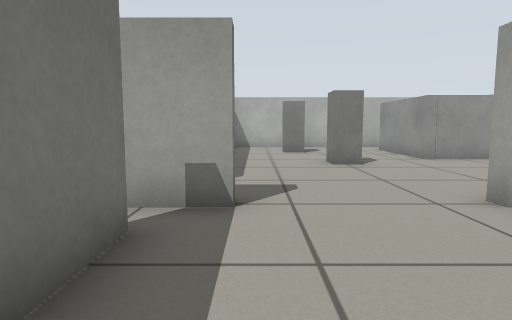
view 1 (above)

24 first-person views from a walk through a robot-simulator world made for Gazebo. The camera is 0.54 m above the floor, tilts 6° down and sees 75° across. The floor is counted in squares, 0.5 m on a side. Each view is taken from the middle of a square. On the plan, view 1 faces up. The plan holds only what a view shows up to about 13 squares ahead; the rest is blank.

view 2
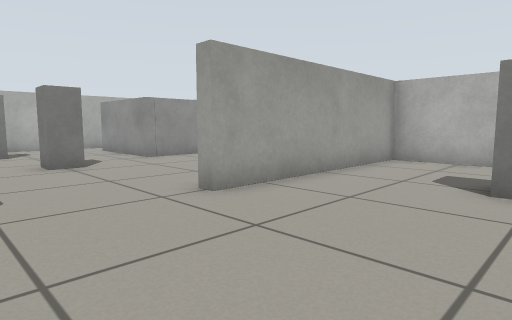

view 3
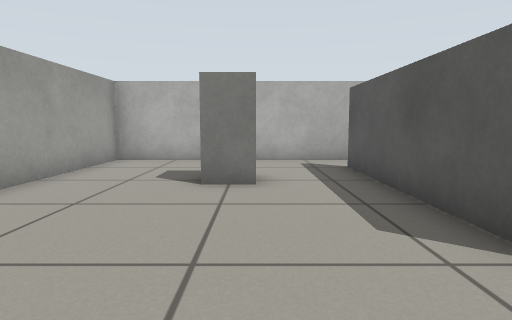

view 4
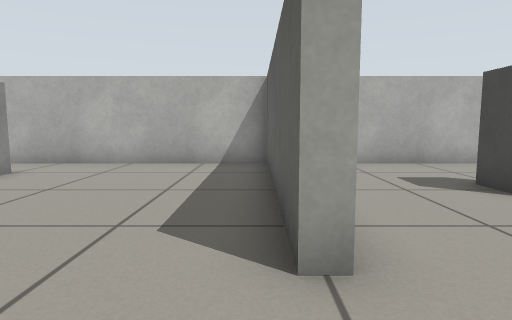

view 5
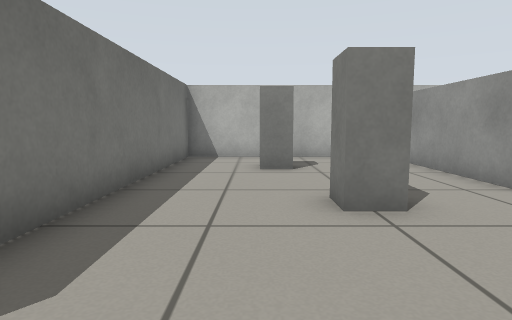

view 6
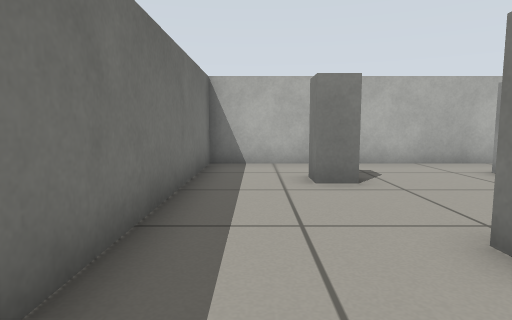

view 7
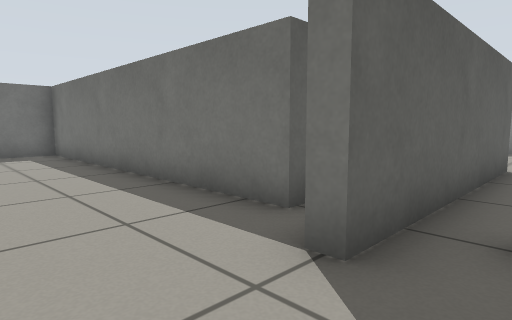

view 8
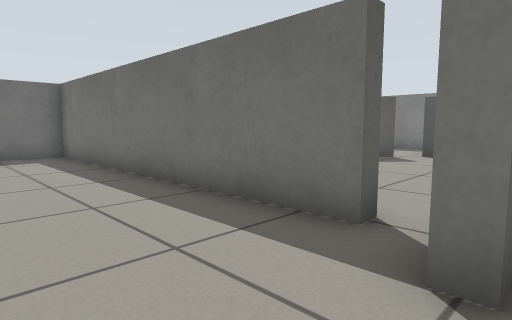

view 9
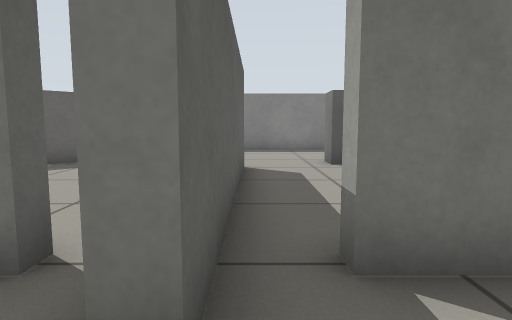

view 10
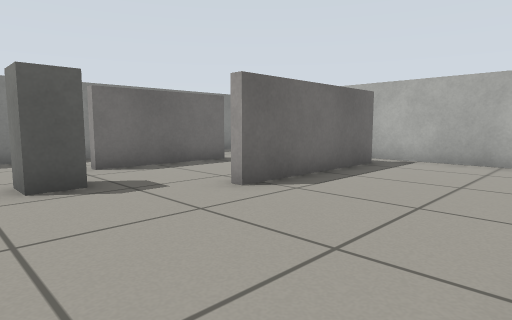

view 11
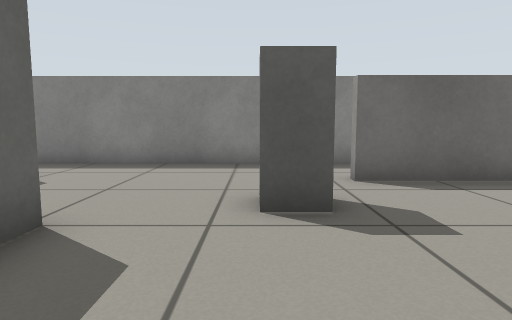

view 12
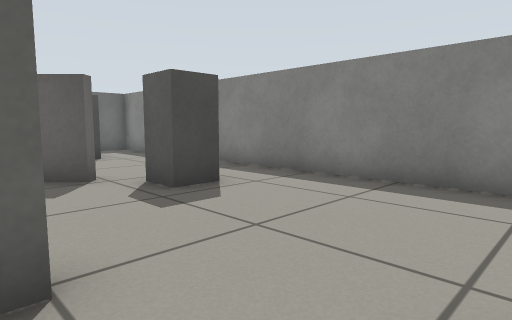

view 13
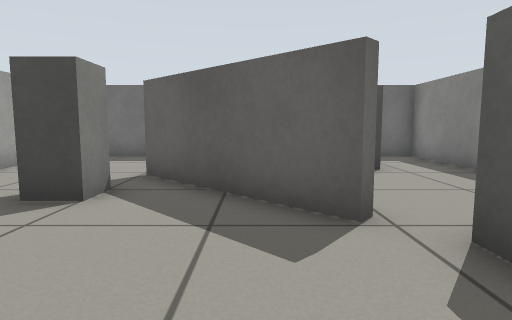

view 14
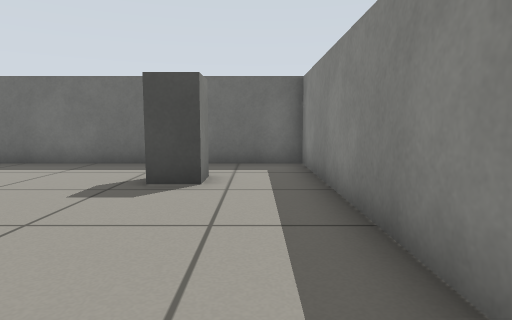

view 15
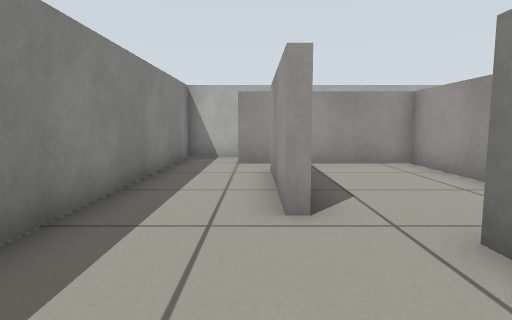

view 16
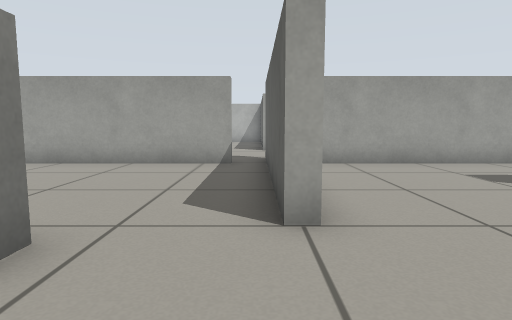

view 17
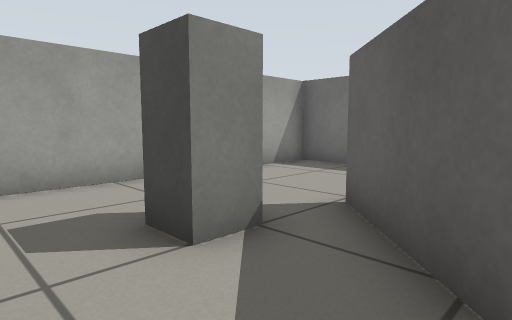

view 18
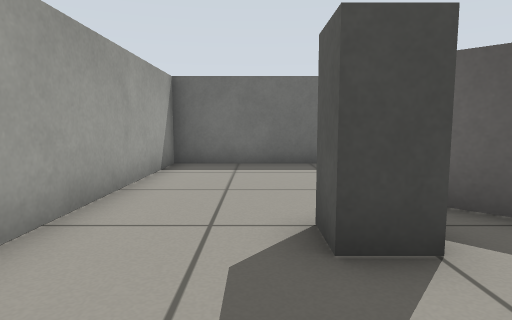

view 19
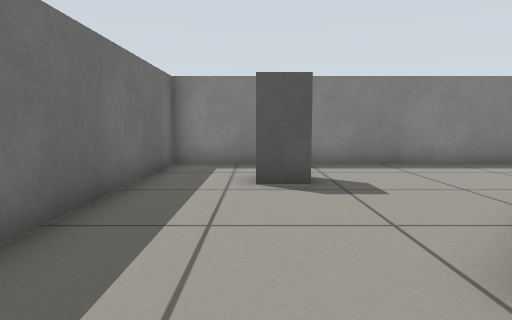

view 20
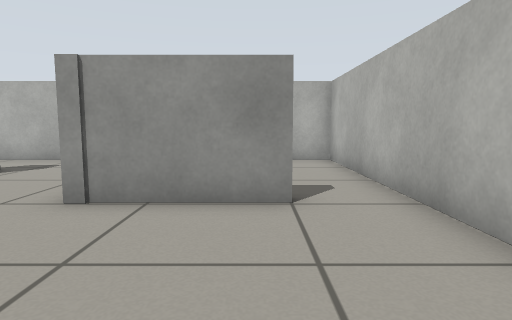

view 21
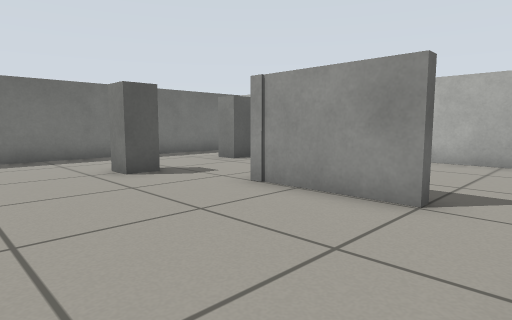

view 22
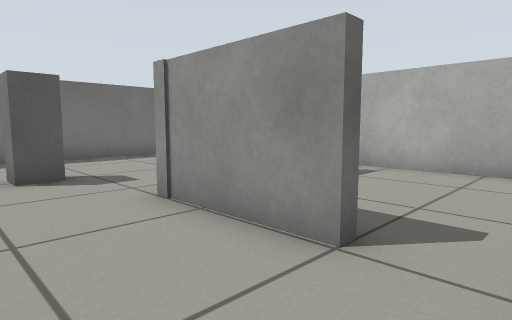

view 23
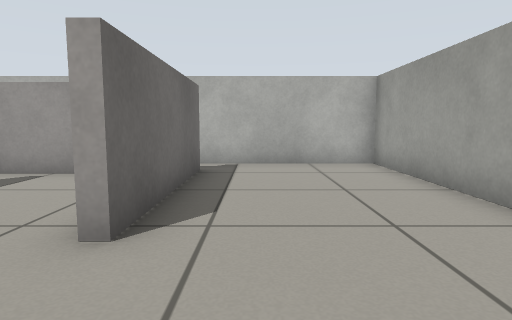

view 24
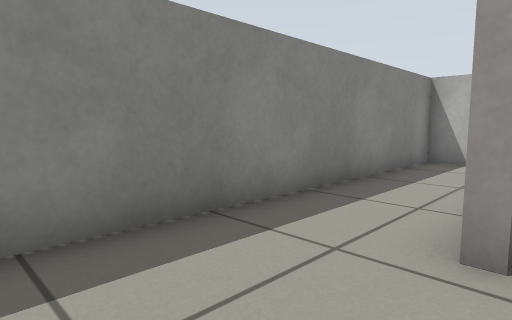

### Floor plan
Points are (right, up) in squares from view 1. A wall is a line through its corners. A room is listed if a view was taken in it or the views show most of it. See-through windows are left out.
Room 1 (views 1, 2, 3, 4, 5, 6, 7, 8, 9, 20, 21, 22)
walls: (-0.3, 4.7) (-0.3, 4.3) (-1.8, 4.3); (-1.7, 3.3) (-1.3, 3.3) (-1.3, -1.4); (8.6, 10.5) (5.4, 10.5) (5.4, 14.5); (2.9, -2.4) (8.5, -2.4); (10.3, -1.4) (10.3, 4.3) (3.3, 4.3) (3.3, 4.7) (10.3, 4.7) (10.3, 10.4); (5.6, 16.3) (-1.3, 16.3) (-1.3, 5.7)
ways out: opening at (-1, 4) to room 2; gap at (-1, 6) to room 2; opening at (6, 15.5) to room 3; opening at (9.5, 11) to room 3; opening at (1, -2); opening at (9.5, -2)
objects: pillar (1, 13) to (2, 14); pillar (2, 9) to (3, 10); pillar (6, 0) to (7, 1)
Room 2 (views 10, 11, 12, 13, 14, 15, 16, 17, 18, 19, 23, 24)
walls: (-7.5, 4.2) (-7.5, 4.7) (-0.3, 4.7); (-9.5, 0.1) (-9.2, 0.4) (-5.6, -3.2); (-1.3, 5.7) (-1.7, 5.7) (-1.7, 16.3) (-7, 16.3); (-6.6, 11.2) (-6.6, 14.3) (-11.5, 14.3); (-10.3, 13) (-10.3, 8.9) (-10.6, 8.9) (-10.6, 12.9); (-6.3, 15.1) (-6.3, 10) (-6.8, 10); (-11.5, 16.3) (-13.3, 16.3) (-13.3, -7.3) (-1.7, -7.3) (-1.7, 3.3)
ways out: opening at (-1, 4) to room 1; gap at (-1, 6) to room 1
objects: pillar (-11, -5) to (-10, -4); pillar (-11, 1) to (-10, 2); pillar (-9, 7) to (-8, 8); pillar (-5, -1)
Room 3 (no view inside)
walls: (10.3, 10.4) (10.3, 16.3) (5.6, 16.3)
ways out: opening at (6, 15.5) to room 1; opening at (9.5, 11) to room 1

Where each view was taken, in squares from view 1:
view 1: 0 up, 0 right, facing up
view 2: 0 up, 0 right, facing up-right
view 3: 0 up, 0 right, facing right
view 4: 5 up, 1 right, facing right
view 5: 5 up, 1 right, facing up
view 6: 7 up, 0 right, facing up
view 7: 6 up, 2 right, facing down-left
view 8: 5 up, 2 right, facing down-left
view 9: 5 up, 1 right, facing left
view 10: 6 up, 2 left, facing up-left
view 11: 7 up, 4 left, facing left
view 12: 7 up, 7 left, facing down-left
view 13: 4 up, 8 left, facing down
view 14: 2 up, 12 left, facing down
view 15: 5 up, 11 left, facing up
view 16: 5 up, 11 left, facing right
view 17: 1 up, 8 left, facing down-right
view 18: 2 up, 4 left, facing down
view 19: 5 down, 4 left, facing left
view 20: 6 up, 8 right, facing up
view 21: 6 up, 10 right, facing up-left
view 22: 8 up, 10 right, facing up-left
view 23: 7 up, 5 left, facing up
view 24: 6 up, 10 left, facing up-left
